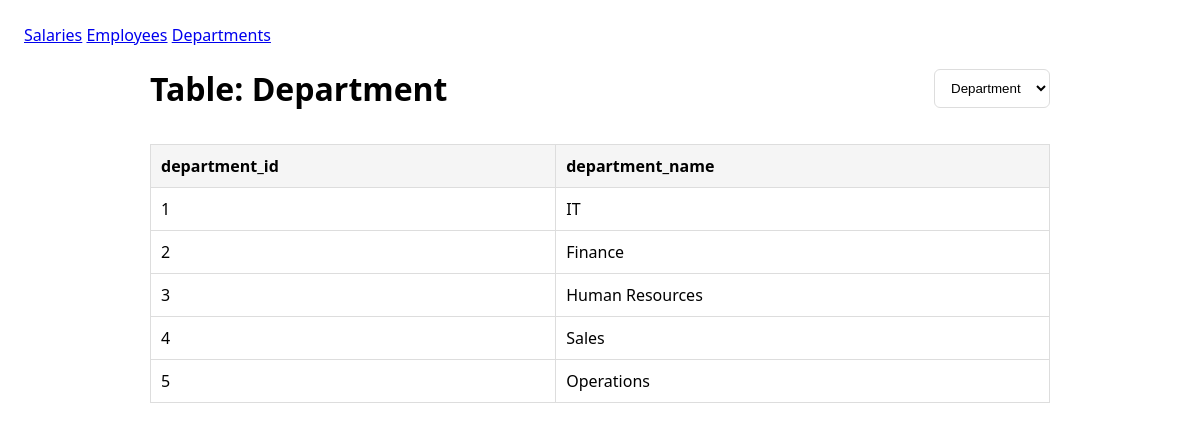
The app's page /table/Department with its own data.
### tables this page shows
CREATE TABLE "Department" (
	"department_id"	INTEGER,
	"department_name"	nvarchar(100),
	PRIMARY KEY("department_id" AUTOINCREMENT)
);

### app.py (the view)
@app.route("/table/<table_name>")
def table_view(table_name):
    conn = get_db()
    tables = list_tables(conn)
    if table_name not in tables:
        conn.close()
        return "Table not found", 404
    cols = conn.execute(f'PRAGMA table_info("{table_name}")').fetchall()
    col_names = [c["name"] for c in cols]
    rows = conn.execute(f'SELECT * FROM "{table_name}" LIMIT 500').fetchall()
    conn.close()
    return render_template(
        "table.html",
        tables=tables,
        current_table=table_name,
        col_names=col_names,
        rows=rows,
    )

### app.py (called while the page is built)
def get_db():
    conn = sqlite3.connect(DB_PATH)
    conn.row_factory = sqlite3.Row
    return conn

def list_tables(conn):
    return [
        r["name"]
        for r in conn.execute(
            "SELECT name FROM sqlite_master WHERE type='table' AND name NOT LIKE 'sqlite_%' ORDER BY name"
        ).fetchall()
    ]

### templates/table.html (shortened to what this page needs)
{% extends "base.html" %} {% block content %}
<div class="topbar">
  <h1>Table: {{ current_table }}</h1>
  <div class="actions">
    <select onchange="location = this.value" class="btn">
      {% for t in tables %} {% if t == current_table %}
      <option value="{{ url_for('table_view', table_name=t) }}" selected>
        {{ t }}
      </option>
      {% else %}
      <option value="{{ url_for('table_view', table_name=t) }}">{{ t }}</option>
      {% endif %} {% endfor %}
    </select>
  </div>
</div>
<table>
  <thead>
    <tr>
      {% for c in col_names %}
      <th>{{ c }}</th>
      {% endfor %}
    </tr>
  </thead>
  <tbody>
    {% for r in rows %}
    <tr>
      {% for c in col_names %}
      <td>{{ r[c] }}</td>
      {% endfor %}
    </tr>
    {% endfor %}
  </tbody>
</table>
{% endblock %}

### templates/base.html (style rules this page uses)
body { font-family: system-ui, Arial; margin: 24px; }
table { width: 100%; border-collapse: collapse; margin-top: 12px; }
th, td { border: 1px solid #ddd; padding: 10px; text-align: left; }
th { background: #f5f5f5; }
.actions { display: flex; gap: 8px; }
.topbar { display: flex; justify-content: space-between; align-items: center; }
.btn { padding: 10px 12px; border: 1px solid #ddd; background: #fff; border-radius: 6px; text-decoration: none; color: inherit; }

### records on screen
Department: department_id "1" "IT"
Department: department_id "2" "Finance"
Department: department_id "3" "Human Resources"
Department: department_id "4" "Sales"
Department: department_id "5" "Operations"

### other values on screen
{{ current_table }} "Department"
{{ c }} "department_id" "department_name"
form field value "Department"
